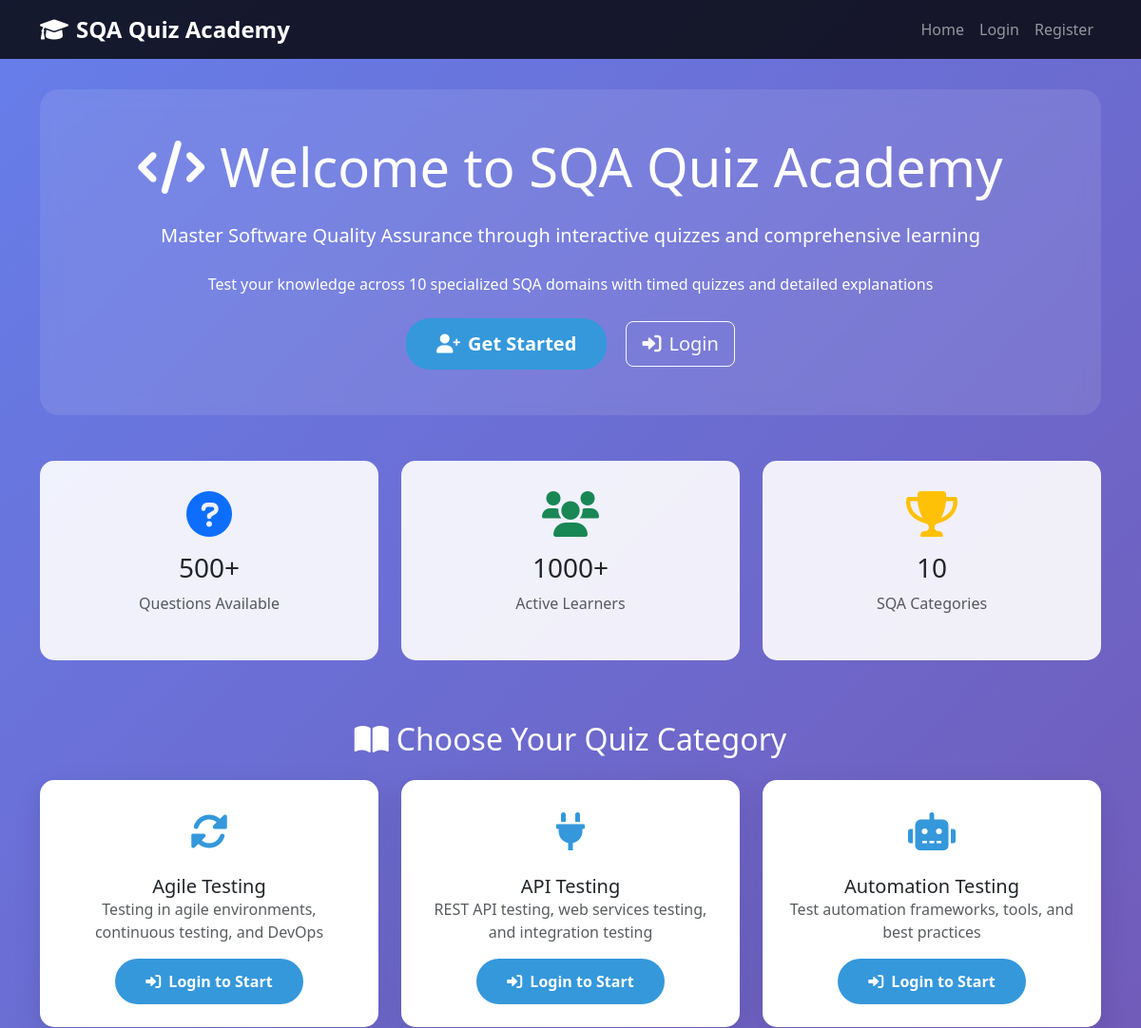
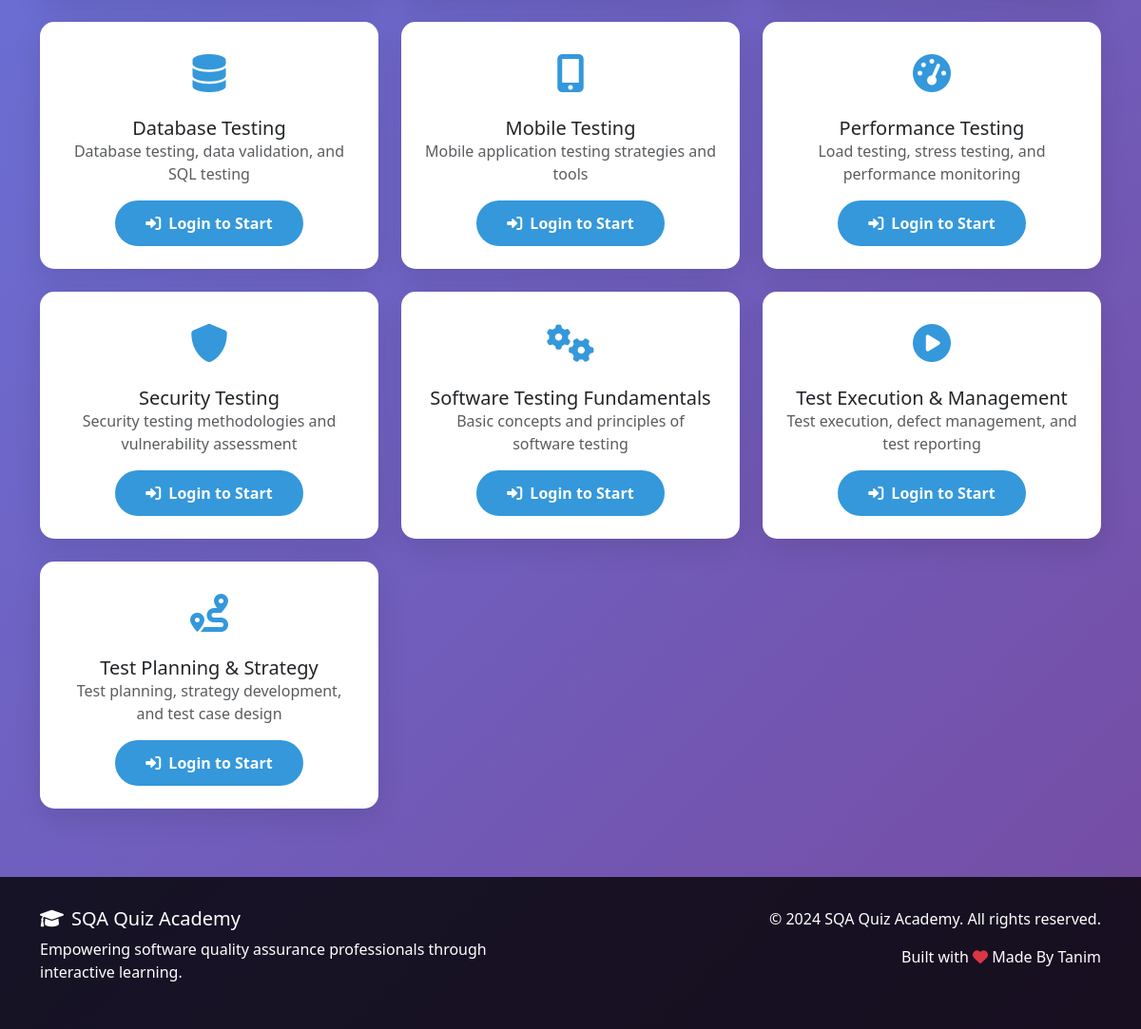
The page / on the database its author committed (2 pictures, top to bottom).
### tables this page shows
CREATE TABLE `categories` (
  `id` int(11) NOT NULL,
  `name` varchar(100) NOT NULL,
  `description` text DEFAULT NULL,
  `created_at` timestamp NOT NULL DEFAULT current_timestamp()
);

### index.php (the view, shortened to what this page needs)
<?php
$pdo = getDBConnection();
$stmt = $pdo->query("SELECT * FROM categories ORDER BY name");
$categories = $stmt->fetchAll();
?>
<!DOCTYPE html>
<html lang="en">
<head>
    <link href="https://cdn.jsdelivr.net/npm/bootstrap@5.3.0/dist/css/bootstrap.min.css" rel="stylesheet">
    <link href="https://cdnjs.cloudflare.com/ajax/libs/font-awesome/6.0.0/css/all.min.css" rel="stylesheet">
</head>
<body>
    <nav class="navbar navbar-expand-lg navbar-dark" style="background: rgba(0,0,0,0.8);">
        <div class="container">
            <a class="navbar-brand" href="index.php">
                <i class="fas fa-graduation-cap me-2"></i>SQA Quiz Academy
            </a>
            <div class="collapse navbar-collapse" id="navbarNav">
                <ul class="navbar-nav ms-auto">
                    <li class="nav-item">
                        <a class="nav-link" href="index.php">Home</a>
                    </li>
                    <?php if(isset($_SESSION['user_id'])): ?>
                        <li class="nav-item">
                            <a class="nav-link" href="dashboard.php">Dashboard</a>
                        </li>
                        <li class="nav-item">
                            <a class="nav-link" href="logout.php">Logout</a>
                        </li>
                    <?php else: ?>
                        <li class="nav-item">
                            <a class="nav-link" href="login.php">Login</a>
                        </li>
                        <li class="nav-item">
                            <a class="nav-link" href="register.php">Register</a>
                        </li>
                    <?php endif; ?>
                </ul>
            </div>
        </div>
    </nav>
    <div class="container">
        <div class="hero-section">
            <h1 class="display-4 mb-4">
                <i class="fas fa-code me-3"></i>Welcome to SQA Quiz Academy
            </h1>
            <p class="lead mb-4">Master Software Quality Assurance through interactive quizzes and comprehensive learning</p>
            <p class="mb-4">Test your knowledge across 10 specialized SQA domains with timed quizzes and detailed explanations</p>
            <?php if(!isset($_SESSION['user_id'])): ?>
                <a href="register.php" class="btn btn-primary btn-lg me-3">
                    <i class="fas fa-user-plus me-2"></i>Get Started
                </a>
                <a href="login.php" class="btn btn-outline-light btn-lg">
                    <i class="fas fa-sign-in-alt me-2"></i>Login
                </a>
            <?php endif; ?>
        </div>
        <div class="row mb-5">
            <div class="col-md-4">
                <div class="stats-card">
                    <i class="fas fa-question-circle fa-3x text-primary mb-3"></i>
                    <h3>500+</h3>
                    <p class="text-muted">Questions Available</p>
                </div>
            </div>
            <div class="col-md-4">
                <div class="stats-card">
                    <i class="fas fa-users fa-3x text-success mb-3"></i>
                    <h3>1000+</h3>
                    <p class="text-muted">Active Learners</p>
                </div>
            </div>
            <div class="col-md-4">
                <div class="stats-card">
                    <i class="fas fa-trophy fa-3x text-warning mb-3"></i>
                    <h3>10</h3>
                    <p class="text-muted">SQA Categories</p>
                </div>
            </div>
        </div>
        <h2 class="text-center text-white mb-4">
            <i class="fas fa-book-open me-2"></i>Choose Your Quiz Category
        </h2>
        <div class="row">
            <?php foreach($categories as $category): ?>
                <div class="col-lg-6 col-xl-4">
                    <div class="category-card">
                        <div class="text-center">
                            <div class="category-icon">
                                <?php
                                $icons = [
                                    'Software Testing Fundamentals' => 'fas fa-cogs',
                                    'Test Planning & Strategy' => 'fas fa-route',
                                    'Test Execution & Management' => 'fas fa-play-circle',
                                    'Automation Testing' => 'fas fa-robot',
                                    'Performance Testing' => 'fas fa-tachometer-alt',
                                    'Security Testing' => 'fas fa-shield-alt',
                                    'API Testing' => 'fas fa-plug',
                                    'Mobile Testing' => 'fas fa-mobile-alt',
                                    'Database Testing' => 'fas fa-database',
                                    'Agile Testing' => 'fas fa-sync-alt'
                                ];
                                $icon = $icons[$category['name']] ?? 'fas fa-question';
                                ?>
                                <i class="<?php echo $icon; ?>"></i>
                            </div>
                            <h5 class="card-title"><?php echo htmlspecialchars($category['name']); ?></h5>
                            <p class="card-text text-muted"><?php echo htmlspecialchars($category['description']); ?></p>
                            <?php if(isset($_SESSION['user_id'])): ?>
                                <a href="quiz.php?category=<?php echo $category['id']; ?>" class="btn btn-primary">
                                    <i class="fas fa-play me-2"></i>Start Quiz
                                </a>
                            <?php else: ?>
                                <a href="login.php" class="btn btn-primary">
                                    <i class="fas fa-sign-in-alt me-2"></i>Login to Start
                                </a>
                            <?php endif; ?>
                        </div>
                    </div>
                </div>
            <?php endforeach; ?>
        </div>
    </div>
    <footer class="footer">
        <div class="container">
            <div class="row">
                <div class="col-md-6">
                    <h5><i class="fas fa-graduation-cap me-2"></i>SQA Quiz Academy</h5>
                    <p>Empowering software quality assurance professionals through interactive learning.</p>
                </div>
                <div class="col-md-6 text-md-end">
                    <p>&copy; 2024 SQA Quiz Academy. All rights reserved.</p>
                    <p>Built with <i class="fas fa-heart text-danger"></i> Made By Tanim</p>
                </div>
            </div>
        </div>
    </footer>
</body>
</html>

### index.php (style rules this page uses)
:root { --primary-color: #2c3e50; --secondary-color: #3498db; --accent-color: #e74c3c; --success-color: #27ae60; --warning-color: #f39c12; }
body { font-family: 'Segoe UI', Tahoma, Geneva, Verdana, sans-serif; background: linear-gradient(135deg, #667eea 0%, #764ba2 100%); min-height: 100vh; }
.navbar-brand { font-weight: bold; font-size: 1.5rem; }
.hero-section { background: rgba(255, 255, 255, 0.1); backdrop-filter: blur(10px); border-radius: 20px; padding: 3rem; margin: 2rem 0; text-align: center; color: white; }
.category-card { background: white; border-radius: 15px; padding: 1.5rem; margin-bottom: 1.5rem; box-shadow: 0 10px 30px rgba(0,0,0,0.1); transition: transform 0.3s ease, box-shadow 0.3s ease; border: none; }
.category-icon { font-size: 2.5rem; margin-bottom: 1rem; color: var(--secondary-color); }
.btn-primary { background: var(--secondary-color); border: none; padding: 0.75rem 2rem; border-radius: 25px; font-weight: 600; transition: all 0.3s ease; }
.stats-card { background: rgba(255, 255, 255, 0.9); border-radius: 15px; padding: 2rem; text-align: center; margin: 1rem 0; }
.footer { background: rgba(0, 0, 0, 0.8); color: white; padding: 2rem 0; margin-top: 3rem; }

### rows shown on the page
categories: name "Agile Testing", description "Testing in agile environments, continuous testing, and DevOps"
categories: name "API Testing", description "REST API testing, web services testing, and integration testing"
categories: name "Automation Testing", description "Test automation frameworks, tools, and best practices"
categories: name "Database Testing", description "Database testing, data validation, and SQL testing"
categories: name "Mobile Testing", description "Mobile application testing strategies and tools"
categories: name "Performance Testing", description "Load testing, stress testing, and performance monitoring"
categories: name "Security Testing", description "Security testing methodologies and vulnerability assessment"
categories: name "Software Testing Fundamentals", description "Basic concepts and principles of software testing"
categories: name "Test Execution & Management", description "Test execution, defect management, and test reporting"
categories: name "Test Planning & Strategy", description "Test planning, strategy development, and test case design"
